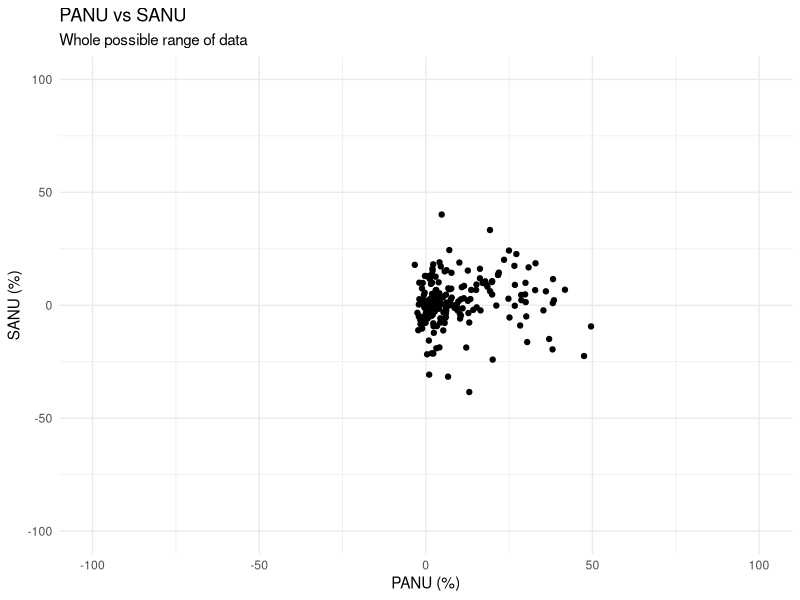
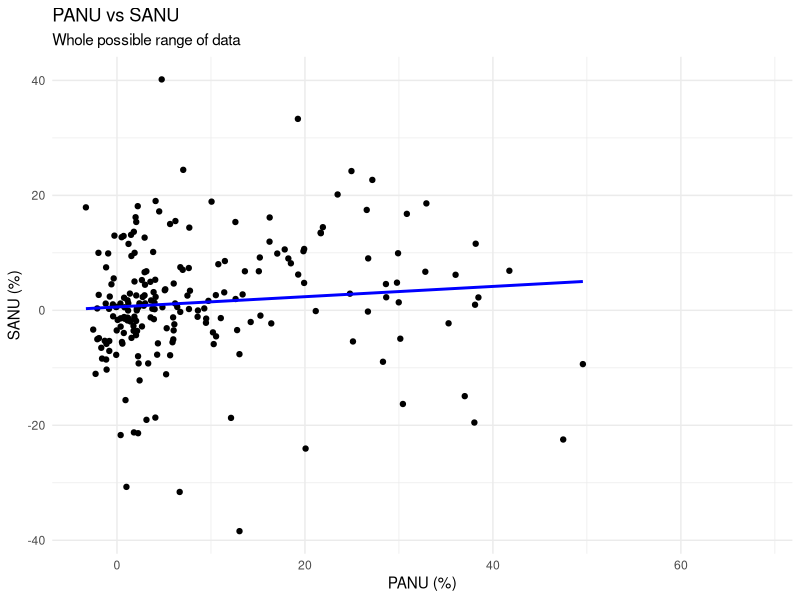

Write R code to recreate these figures, in order.
## ---- chunk 1
nonuse <- read.csv("data/test_data/NonUse.csv", sep = ",", header=TRUE)
head(nonuse)
summary(nonuse)
## ---- chunk 2
cor.test(nonuse$PANU, nonuse$SANU, method = "spearman")
## ---- chunk 3
library(ggplot2)
p1 <- ggplot(nonuse, aes(x = PANU, y = SANU)) +
  geom_point() +
  xlim(-100, 100) +
  ylim(-100, 100) +
  labs(title = "PANU vs SANU", subtitle = "Whole possible range of data", x = "PANU (%)", y = "SANU (%)") +
  theme_minimal()

show(p1)
## ---- chunk 4
library(ggplot2)
p1 <- ggplot(nonuse, aes(x = PANU, y = SANU)) +
  geom_point() +
  geom_smooth(method = "lm", se = FALSE, color = "blue") +
  # xlim(-100, 100) +
  # ylim(-100, 100) +
  labs(title = "PANU vs SANU", subtitle = "Whole possible range of data", x = "PANU (%)", y = "SANU (%)") +
  theme_minimal()

show(p1)
